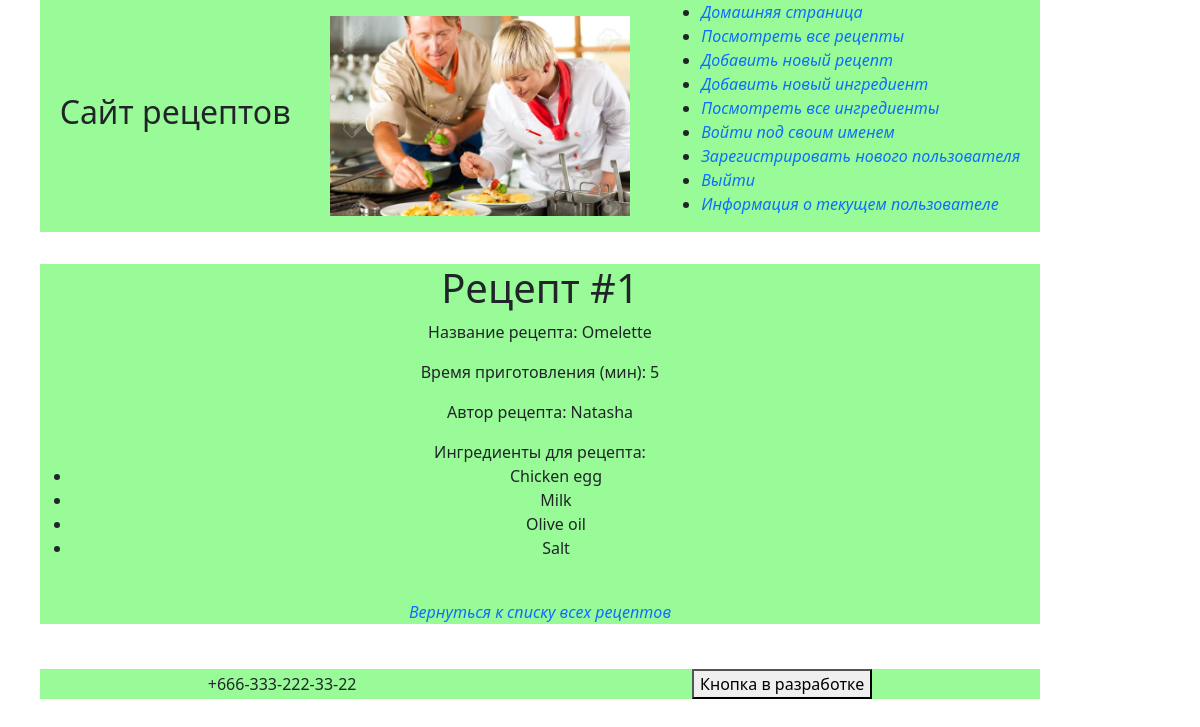
Page /recipes/1/ on the earlier database version.
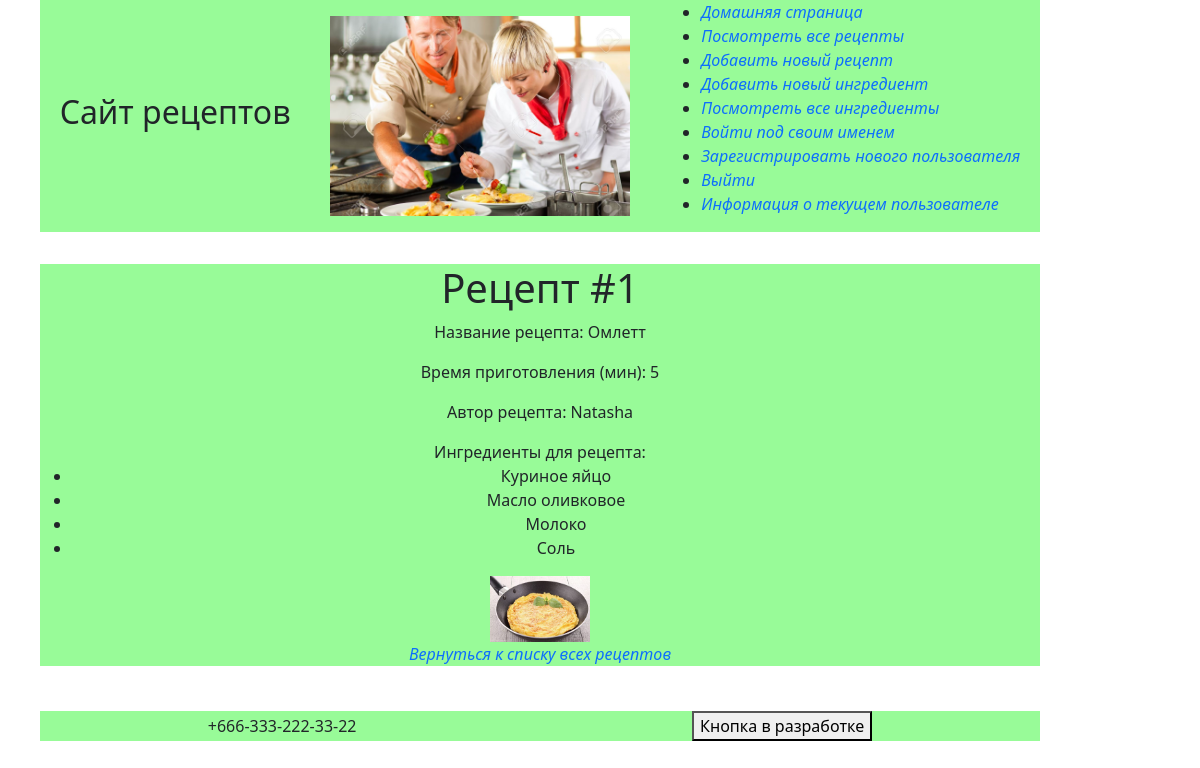
Same page on the later database version.
### recipeapp/models.py (models this page shows, shortened)
class Recipe(models.Model):
    name = models.CharField(max_length=100)
    description = models.TextField(null=False, blank=True)
    created_at = models.DateTimeField(auto_now_add=True)
    changed_at = models.DateTimeField(auto_now=True)
    author = models.ForeignKey(User, on_delete=models.PROTECT)
    cooking_time_min = models.PositiveIntegerField(default=0)
    ingredients = models.ManyToManyField(Ingredient, related_name='recipes')
    preview = models.ImageField(null=True, blank=True, upload_to=recipe_preview_directory_path)

class Ingredient(models.Model):
    class Meta:
        ordering = ["name", 'measurement_unit']
    name = models.CharField(max_length=100, db_index=True)
    description = models.TextField(null=False, blank=True, db_index=True)
    measurement_unit = models.CharField(max_length=20, default='units')
    archived = models.BooleanField(default=False)
    preview = models.ImageField(null=True, blank=True, upload_to=ingredient_preview_directory_path)

### recipeapp/views.py (the view)
# urls.py: path('recipes/<int:pk>/', RecipeDetailView.as_view(), name='recipe_details'),
class RecipeDetailView(DetailView):
    queryset = (
        Recipe.objects.
        select_related('author').
        prefetch_related('ingredients')
    )

### recipeapp/templates/recipeapp/recipe_detail.html (shortened to what this page needs)
{% extends 'recipeapp/base.html' %}
{% block body %}
<div class="fixed-container">
    <h1>Рецепт #{{ object.pk }}</h1>
    <p>Название рецепта: {{ object.name }}</p>
    <p>Время приготовления (мин): {{ object.cooking_time_min }}</p>
    <p>Автор рецепта: {% firstof object.author.first_name object.author.username %}</p>
    <div>
        Ингредиенты для рецепта:
        <ul>
            {% for ingredient in object.ingredients.all %}
            <li>{{ ingredient.name }}</li>
            {% endfor %}
        </ul>
    </div>
    {% if recipe.preview %}
    <img src="{{ recipe.preview.url }}" alt="{{ recipe.preview.name }}" width="100px">
    {% endif %}
    <br>
    <div>
        <a href="{% url 'recipeapp:recipes_list' %}">Вернуться к списку всех рецептов</a>
    </div>
</div>
{% endblock %}

Differences in the rows shown:
removed Ingredient: name "Chicken egg"
removed Ingredient: name "Salt"
changed Recipe "Natasha": name "Omelette" → "Омлетт"; preview: picture added
added Ingredient: name "Куриное яйцо"
changed Ingredient: name "Olive oil" → "Масло оливковое"; moves up the list
changed Ingredient: name "Milk" → "Молоко"
added Ingredient: name "Соль"
